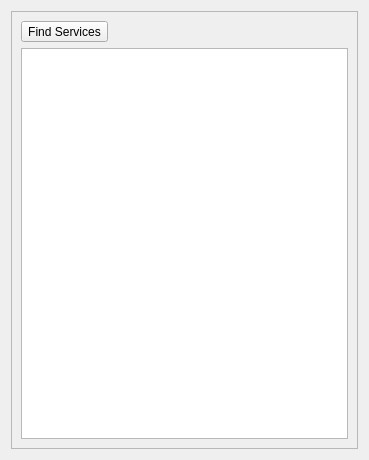
<?xml version="1.0" encoding="UTF-8"?>
<ui version="4.0">
 <class>MainWidget</class>
 <widget class="QWidget" name="MainWidget">
  <property name="geometry">
   <rect>
    <x>0</x>
    <y>0</y>
    <width>369</width>
    <height>460</height>
   </rect>
  </property>
  <property name="windowTitle">
   <string notr="true">MainWidget</string>
  </property>
  <layout class="QVBoxLayout" name="verticalLayout">
   <item>
    <widget class="QFrame" name="frameList">
     <property name="frameShape">
      <enum>QFrame::StyledPanel</enum>
     </property>
     <property name="frameShadow">
      <enum>QFrame::Raised</enum>
     </property>
     <layout class="QGridLayout" name="gridLayout_2">
      <item row="0" column="0">
       <layout class="QHBoxLayout" name="horizontalLayout_3">
        <item>
         <widget class="QToolButton" name="pushNew">
          <property name="text">
           <string>Find Services</string>
          </property>
          <property name="popupMode">
           <enum>QToolButton::InstantPopup</enum>
          </property>
          <property name="toolButtonStyle">
           <enum>Qt::ToolButtonTextBesideIcon</enum>
          </property>
          <property name="arrowType">
           <enum>Qt::NoArrow</enum>
          </property>
         </widget>
        </item>
        <item>
         <spacer name="horizontalSpacer_2">
          <property name="orientation">
           <enum>Qt::Horizontal</enum>
          </property>
          <property name="sizeHint" stdset="0">
           <size>
            <width>40</width>
            <height>20</height>
           </size>
          </property>
         </spacer>
        </item>
       </layout>
      </item>
      <item row="1" column="0">
       <widget class="QListWidget" name="listItems"/>
      </item>
     </layout>
    </widget>
   </item>
  </layout>
 </widget>
 <tabstops>
  <tabstop>listItems</tabstop>
 </tabstops>
 <resources/>
 <connections/>
</ui>
